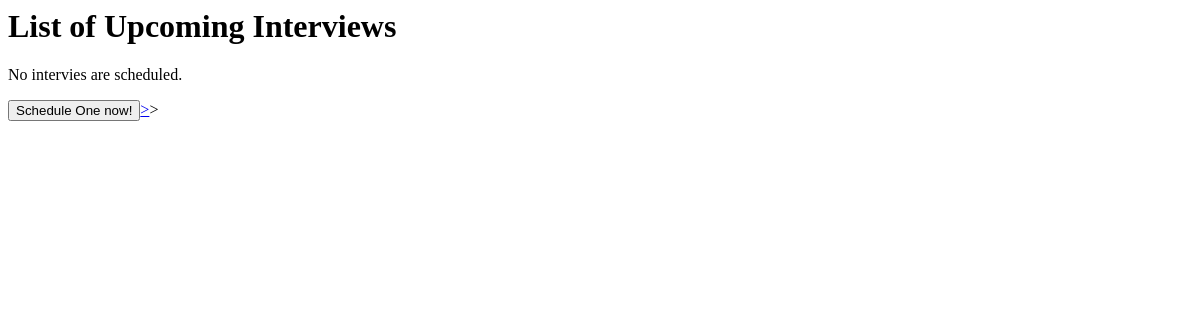
Before: /interviews/ with the older database file.
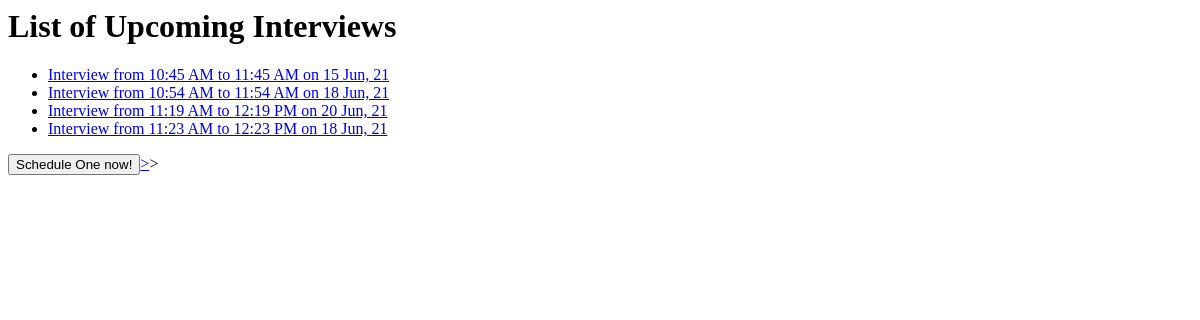
After: the same page with the newer database file.
### interviews/models.py (models this page shows)
class Interview(models.Model):
    interviewer = models.ManyToManyField(Interviewer, blank=False, related_name='interviewer')
    interviewee = models.ManyToManyField(Interviewee, blank=False, related_name='interviewee')
    start_datetime = models.DateTimeField(default=timezone.now, blank=False, null=False)
    end_datetime = models.DateTimeField(default=add_an_hour, blank=False, null=False)
    more_info = models.TextField(blank=True, null=False, default="", max_length=500)
    def __str__(self):
        if self.start_datetime.date() == self.end_datetime.date():
            return f"Interview from {self.start_datetime.strftime('%-I:%M %p')} to {self.end_datetime.strftime('%-I:%M %p')} on {self.start_datetime.strftime('%-d %b, %y')}"
        else:
            return f"Interview from {self.start_datetime.date()} to {self.end_datetime.date()}"

### interviews/views.py (the view)
# urls.py: path('', IndexView.as_view(), name="listView2"),
class IndexView(generic.ListView):
	context_object_name='upcoming_interviews'
	queryset=Interview.objects.filter(start_datetime__gte=timezone.now())
	template_name='interviews/index.html'

### interviews/templates/interviews/index.html
<h1>List of Upcoming Interviews</h1>
{% if upcoming_interviews %}
    <ul>
    {% for interview in upcoming_interviews %}
        <li><a href="{% url 'interviews:viewInterview' interview.id%}">{{ interview }}</a></li>
    {% endfor %}
    </ul>
{% else %}
    <p>No intervies are scheduled.</p>
{% endif %}
<a href="{% url 'interviews:schedule' %}"><button>Schedule One now!</button>></a>>

Changed rows visible on the page:
added Interview: start_datetime+end_datetime "Interview from 10:45 AM to 11:45 AM on 15 Jun, 21"
added Interview: start_datetime+end_datetime "Interview from 10:54 AM to 11:54 AM on 18 Jun, 21"
added Interview: start_datetime+end_datetime "Interview from 11:19 AM to 12:19 PM on 20 Jun, 21"
added Interview: start_datetime+end_datetime "Interview from 11:23 AM to 12:23 PM on 18 Jun, 21"
Other visible differences:
text no longer shown: "No intervies are scheduled."
